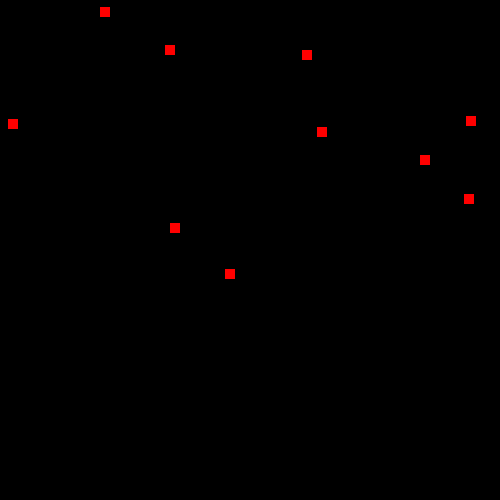
Frame 1 (no input)
Frame 60 (the mouse pressed at the canvas centre just before this capture): identical to frame 1, image omitted
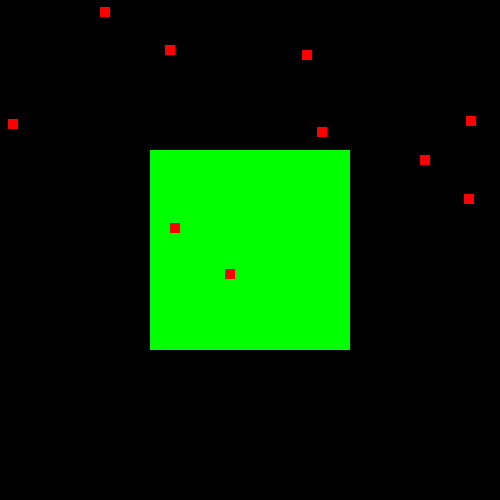
Frame 120 (the mouse held since frame 60 and released just before this capture)

The Processing sketch that drew these frames (run headless with seeded random() and noise(); from frame 60 on, the mouse is pressed at the canvas centre):

// Processing sketch: matrice
// ── matrice.pde
final int KVADRATICI = 10;
final float MIN_SIZE = 5;
final ArrayList<Kvadratic> kvadratici = new ArrayList<Kvadratic>();
Kvadratic current;
float currentSize = MIN_SIZE;
int potez = 0;
boolean won;

class Kvadratic {
  public float x;
  public float y;
  public float size;
  public float initSize;
  private color c;
  public int group;
    
  public Kvadratic(float x, float y, int group) {
    this.x = x;
    this.y = y;
    this.size = this.initSize = getSize();
    this.group = group;
    c = getColorByGroup(group);
  }
  
  private color getColorByGroup(int group) {
    switch(group) {
      case 0: return color(255, 0, 0);
      case 1: return color(0, 255, 0);
      case 2: return color(0, 0, 255);
      default: return color(0, 0, 0);
    }
  }
  
  public float overlap(Kvadratic k) {
    float newsize = getSize();
    float dist = size + k.initSize;
    float dx = abs(x - k.x);
    float dy = abs(y - k.y);
    if (dx >= dist || dy >= dist) {
      return newsize;
    }
    if (dx <= size && dy <= size) {
      return 0;
    }
    if (dx > dy) {
      return newsize - dist + dx;
    } else {
      return newsize - dist + dy;
    }
  }
  
  public void draw() {
    fill(c);
    rect(x - size, y - size, size * 2, size * 2);
  }
  
  public float povrsina() {
    return size * size * 4;
  }
}

void setup() {
  size(500, 500);
  frameRate(60);
  noStroke();
  current = new Kvadratic(-100, -100, 1);
  for (int i = 0; i < KVADRATICI; ++i) {
    kvadratici.add(new Kvadratic(round(random(MIN_SIZE, width - MIN_SIZE)), round(random(MIN_SIZE, height - MIN_SIZE)), 0));
  }
}

void draw() {
  if (won) {
    return;
  }
  background(0, 0, 0);
  current.draw();
  for (Kvadratic k : kvadratici) {
    k.draw();
  }
}

float getSize() {
  return MIN_SIZE * pow(2, potez / 2);
}

void mouseMoved() {
  if (won) {
    return;
  }
  float size = getSize();
  float newsize;
  for (Kvadratic k : kvadratici) {
    newsize = k.overlap(current);
    if (newsize < size) {
      size = newsize;
    }
  }
  if (current.x - size < 0) {
    size = current.x;
  }
  if (current.x + size > width) {
    size = width - current.x;
  }
  if (current.y - size < 0) {
    size = current.y;
  }
  if (current.y + size > height) {
    size = height - current.y;
  }
  current.size = size;
  current.x = round(mouseX);
  current.y = round(mouseY);
}

void mousePressed() {
  if (won) {
    return;
  }
  mouseMoved();
  if (current.size > 0) {
    kvadratici.add(current);
    ++potez;
    current = new Kvadratic(round(mouseX), round(mouseY), abs(3 - current.group));
    mouseMoved();
    draw();
    if (potez == 20) {
      checkWin();
      won = true;
    }
  }
}

void checkWin() {
  float zeleni = 0;
  float plavi = 0;
  for (Kvadratic k : kvadratici) {
    float p = k.povrsina();
    if (k.group == 1) {
      zeleni += p;
    } else if (k.group == 2) {
      plavi += p;
    }
  }
  textSize(32);
  fill(255, 255, 255);
  String text;
  if (plavi > zeleni) {
    text = "Plavi su pobedili";
  } else if (zeleni > plavi) {
    text = "Zeleni su pobedili";
  } else {
    text = "Nerešeno";
  }
  text(text, 32, 32);
}
